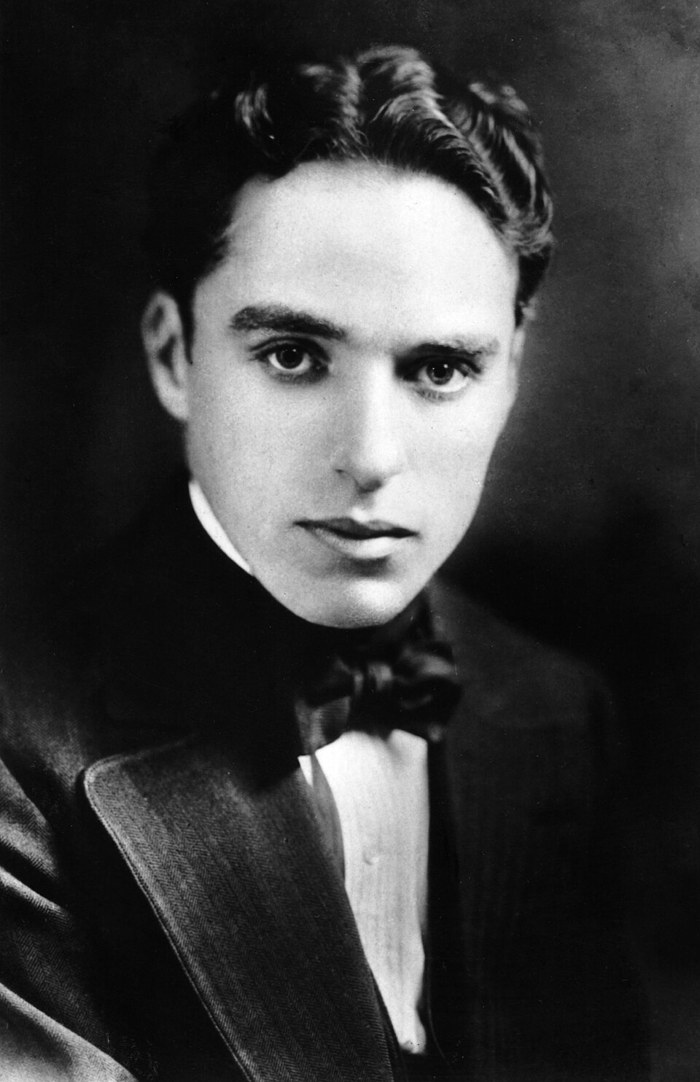
#> input picture tools/test_faces/chaplin.jpg, 700 x 1082 px; its folder holds 4 pictures in this run
$ python make_test_faces.py
#> lines starting #> are read from the running program, lines starting #| are printed output that depends on the picture
"""Generates sample_data/Dossier Test 06/: documents with faces of people in several formats.

The faces are public-domain portraits from Wikimedia Commons (tools/test_faces/, see faces.json for the reference
face boxes of each portrait). The documents are fake (fake names, fake text).

  visages_digital.pdf  digital page: two portraits embedded as images, text beside them
  visages_scan.pdf     two scanned pages: three portraits of different sizes; an ID card (one small portrait)
  photo_table.jpg      a phone-like photo of a card on a dark table, rotated, with a portrait
  sans_visage.pdf      digital page without any face (no black box expected)

faces_truth.json (written next to the documents) gives, for every face, the page and the box in PDF points, so
that tools/check_all.py can check that every face is covered by a black box.

Usage:  python tools/make_test_faces.py [folder]     (default: sample_data/Dossier Test 06)
"""
import json
import random
import sys
from pathlib import Path

import fitz
from PIL import Image, ImageDraw, ImageFilter, ImageFont

ROOT = Path(__file__).resolve().parent.parent
SRC = ROOT / "tools" / "test_faces"
DPI = 300
PX_MM = DPI / 25.4
A4_PX = (round(210 * PX_MM), round(297 * PX_MM))
FONT = r"C:\Windows\Fonts\arial.ttf"
FONT_BOLD = r"C:\Windows\Fonts\arialbd.ttf"


def font(size: int, bold: bool = False):
    return ImageFont.truetype(FONT_BOLD if bold else FONT, size)


def portrait(name: str, width_px: int):
    """The portrait resized to width_px, and the scale factor from its reference coordinates."""
#> called with name = 'chaplin', width_px = 472
    im = Image.open(SRC / f"{name}.jpg").convert("RGB")
#> im is the input picture: PIL image 700x1082 RGB; min 0, max 255, mean 59.5
    scale = width_px / im.width
#> scale = 0.674
    return im.resize((width_px, round(im.height * scale))), scale


def faces_of(name: str) -> list:
    return json.loads((SRC / "faces.json").read_text(encoding="utf-8"))[f"{name}.jpg"]


# [22 lines left out: functions scan_noise, write_scan_pages, not called in this run]


def px_box_to_pt(box):
    return [round(v * 72 / DPI, 1) for v in box]


def make_scan(folder: Path, truth: dict):
    # page 1: three portraits of different sizes
    page = Image.new("RGB", A4_PX, (250, 249, 246))
    d = ImageDraw.Draw(page)
    d.text((180, 180), "ATTESTATION DE TEST", font=font(70, True), fill=(20, 20, 20))
    d.text((180, 290), "Madame Marie DUBOIS, née le 12 mars 1984", font=font(46), fill=(30, 30, 30))
    d.text((180, 360), "Document fictif pour le test des visages (aucune donnée réelle).", font=font(40), fill=(40, 40, 40))
    placed = []
    for name, x, y, w in [("chaplin", 200, 520, 472), ("child", 1500, 520, 354), ("hanscom", 900, 1900, 413)]:
        img, scale = portrait(name, w)
#> scale = 0.674
        page.paste(img, (x, y))
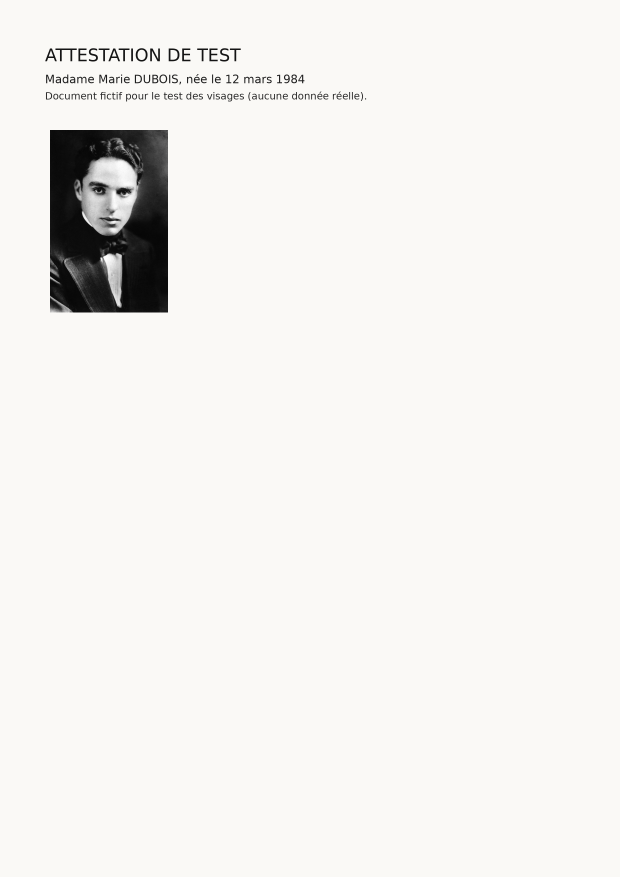
#> page: PIL image 2480x3508 RGB (shown at 1/4 size); mean R, G, B 241.6, 240.7, 237.8
        placed += [[x + f[0] * scale, y + f[1] * scale, x + f[2] * scale, y + f[3] * scale] for f in faces_of(name)]
#> (reads tools/test_faces/faces.json from the repository)
#> placed = [[327.6, 652.6, 548.9, 942.3]]
#> pass 2 of the loop in make_scan, `for name, x, y, w in [("chaplin", 200, 520, 472), ("child", 1500, 520,..`:
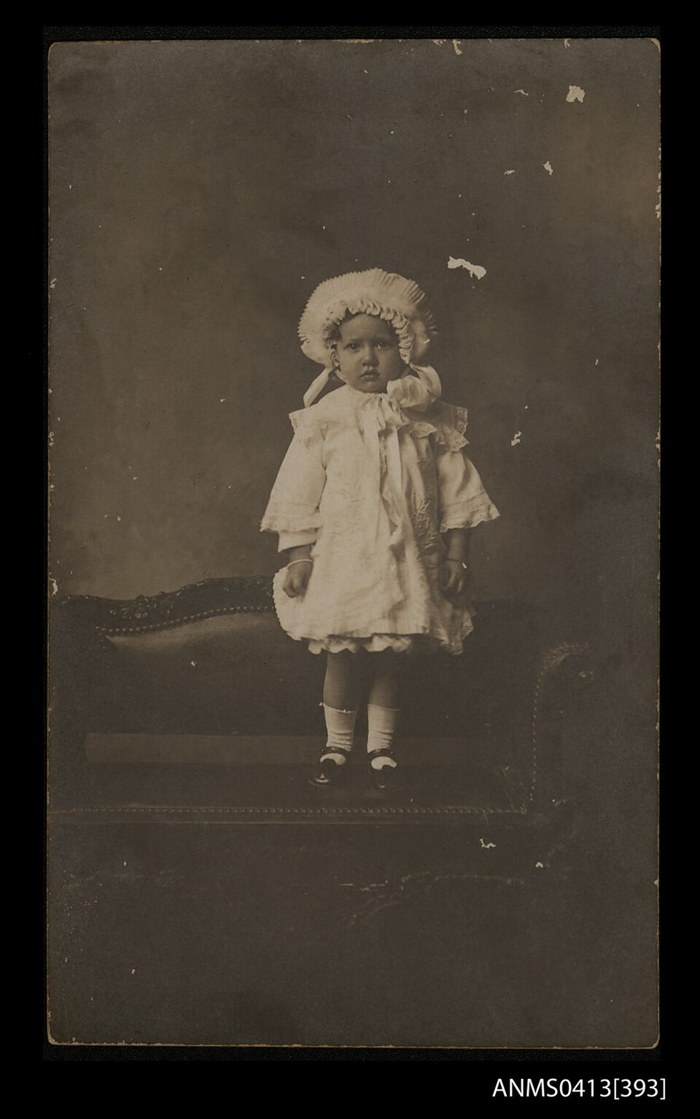
#> input picture tools/test_faces/child.jpg, 700 x 1119 px
#> in portrait, im is the input picture: PIL image 700x1119 RGB; mean R, G, B 63.8, 56.3, 46.6
#> img: PIL image 354x566 RGB
#> in make_scan, `img, scale = portrait(name, w)`: scale = 0.506
#> in make_scan, `page.paste(img, (x, y))`:
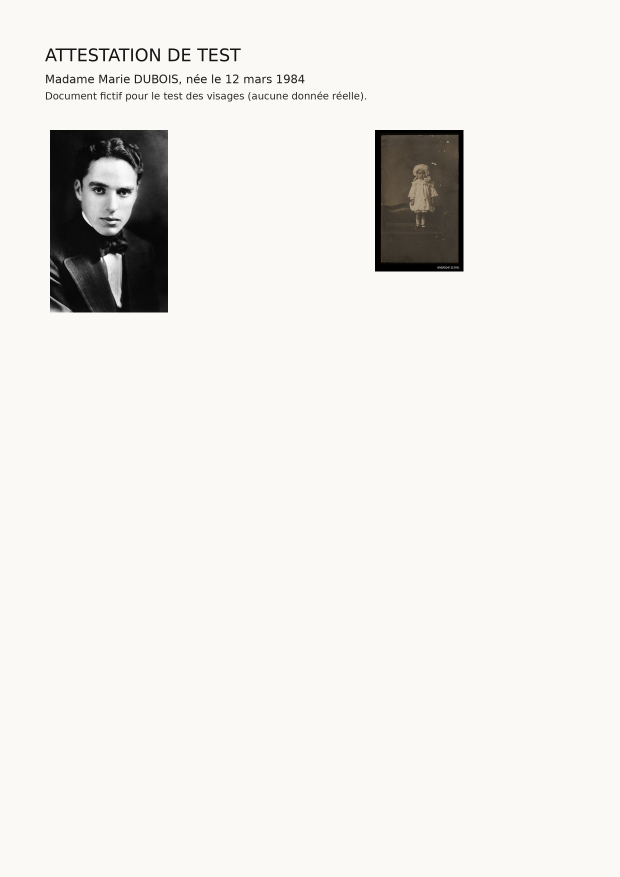
#> page: PIL image 2480x3508 RGB (shown at 1/4 size); mean R, G, B 237.4, 236.2, 233.2
#> placed = [[327.6, 652.6, 548.9, 942.3], [1671.8, 681.4, 1701.1, 718]]
    d.text((180, 2950), "Signature du titulaire :", font=font(40), fill=(40, 40, 40))
    d.text((1300, 2950), "Fait à Namur, le 4 mai 2024", font=font(40), fill=(40, 40, 40))
    # page 2: an ID card, small portrait on the left
    card = Image.new("RGB", (round(85.6 * PX_MM), round(54 * PX_MM)), (236, 243, 250))
    cd = ImageDraw.Draw(card)
    cd.rectangle([0, 0, card.width - 1, card.height - 1], outline=(120, 140, 160), width=6)
    cd.text((60, 40), "CARTE D'IDENTITE / IDENTITEITSKAART", font=font(38, True), fill=(30, 40, 60))
    cd.text((60, 140), "Nom / Name  DURAND", font=font(44), fill=(20, 20, 20))
    cd.text((60, 220), "Prénoms / Given names  Léa", font=font(44), fill=(20, 20, 20))
    cd.text((60, 300), "Né(e) le / Date of birth  02.05.1991", font=font(40), fill=(20, 20, 20))
    img, scale = portrait("nadar", round(30 * PX_MM))
    card.paste(img, (card.width - img.width - 60, 60))
    page2 = Image.new("RGB", A4_PX, (252, 252, 250))
    x, y = 300, 500
    page2.paste(card, (x, y))
    page2_faces = [[x + card.width - img.width - 60 + f[0] * scale, y + 60 + f[1] * scale,
                    x + card.width - img.width - 60 + f[2] * scale, y + 60 + f[3] * scale] for f in faces_of("nadar")]
    truth_pages = {1: placed, 2: page2_faces}
    # page 3: a sideways scan, the same portrait turned a quarter (PIL's rotate(90) turns counter-clockwise:
    # the point (x, y) of a page of width W goes to (y, W - x))
    page3 = Image.new("RGB", A4_PX, (250, 249, 246))
    ImageDraw.Draw(page3).text((180, 180), "PHOTO DE COUPLE - PAGE PIVOTEE", font=font(60, True), fill=(20, 20, 20))
    img, scale = portrait("couple", 1100)
    x, y = 300, 500
    page3.paste(img, (x, y))
    width = page3.width
    turned = page3.rotate(90, expand=True, fillcolor=(250, 249, 246))
    boxes3 = [[y + f[1] * scale, width - (x + f[2] * scale), y + f[3] * scale, width - (x + f[0] * scale)]
              for f in faces_of("couple")]
    write_scan_pages(folder / "visages_scan.pdf", [page, page2, turned])
    truth["visages_scan.pdf"] = [{"page": p, "box": px_box_to_pt(b)} for p, boxes in truth_pages.items() for b in boxes]
    truth["visages_scan.pdf"] += [{"page": 3, "box": px_box_to_pt(b)} for b in boxes3]


# [69 lines left out: functions make_digital, make_negative, make_photo, not called in this run]


def main():
    folder = Path(sys.argv[1]) if len(sys.argv) > 1 else ROOT / "sample_data" / "Dossier Test 06"
    folder.mkdir(parents=True, exist_ok=True)
    truth: dict = {}
    make_scan(folder, truth)
    make_digital(folder, truth)
    make_negative(folder, truth)
    make_photo(folder, truth)
    (folder / "faces_truth.json").write_text(json.dumps(truth, indent=1, ensure_ascii=False), encoding="utf-8")
    print("written to", folder, {k: len(v) for k, v in truth.items()})


if __name__ == "__main__":
#> (the run stopped early here; a loop or call above may not have finished)
